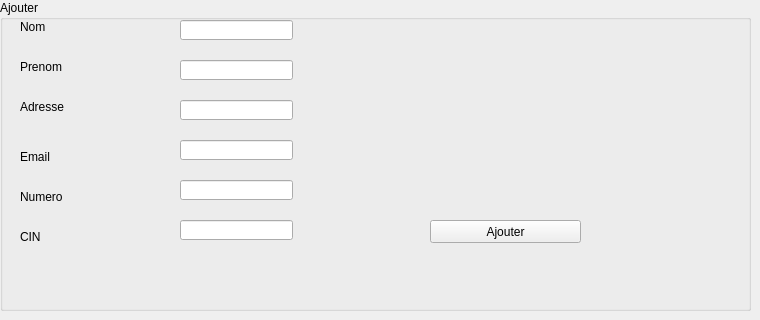
     <widget class="QWidget" name="tab_4">
      <attribute name="title">
       <string>Ajouter</string>
      </attribute>
      <widget class="QGroupBox" name="groupBox">
       <property name="geometry">
        <rect>
         <x>0</x>
         <y>0</y>
         <width>751</width>
         <height>311</height>
        </rect>
       </property>
       <property name="title">
        <string>Ajouter</string>
       </property>
       <widget class="QLineEdit" name="nom">
        <property name="geometry">
         <rect>
          <x>180</x>
          <y>20</y>
          <width>113</width>
          <height>20</height>
         </rect>
        </property>
       </widget>
       <widget class="QLineEdit" name="prenom">
        <property name="geometry">
         <rect>
          <x>180</x>
          <y>60</y>
          <width>113</width>
          <height>20</height>
         </rect>
        </property>
       </widget>
       <widget class="QLineEdit" name="adresse">
        <property name="geometry">
         <rect>
          <x>180</x>
          <y>100</y>
          <width>113</width>
          <height>20</height>
         </rect>
        </property>
       </widget>
       <widget class="QLineEdit" name="email">
        <property name="geometry">
         <rect>
          <x>180</x>
          <y>140</y>
          <width>113</width>
          <height>20</height>
         </rect>
        </property>
       </widget>
       <widget class="QLineEdit" name="CIN">
        <property name="geometry">
         <rect>
          <x>180</x>
          <y>220</y>
          <width>113</width>
          <height>20</height>
         </rect>
        </property>
       </widget>
       <widget class="QLineEdit" name="num">
        <property name="geometry">
         <rect>
          <x>180</x>
          <y>180</y>
          <width>113</width>
          <height>20</height>
         </rect>
        </property>
       </widget>
       <widget class="QLabel" name="label_5">
        <property name="geometry">
         <rect>
          <x>20</x>
          <y>20</y>
          <width>47</width>
          <height>13</height>
         </rect>
        </property>
        <property name="text">
         <string>Nom</string>
        </property>
       </widget>
       <widget class="QLabel" name="label_6">
        <property name="geometry">
         <rect>
          <x>20</x>
          <y>60</y>
          <width>47</width>
          <height>13</height>
         </rect>
        </property>
        <property name="text">
         <string>Prenom</string>
        </property>
       </widget>
       <widget class="QLabel" name="label_7">
        <property name="geometry">
         <rect>
          <x>20</x>
          <y>100</y>
          <width>47</width>
          <height>13</height>
         </rect>
        </property>
        <property name="text">
         <string>Adresse</string>
        </property>
       </widget>
       <widget class="QLabel" name="label_8">
        <property name="geometry">
         <rect>
          <x>20</x>
          <y>150</y>
          <width>47</width>
          <height>13</height>
         </rect>
        </property>
        <property name="text">
         <string>Email</string>
        </property>
       </widget>
       <widget class="QLabel" name="label_9">
        <property name="geometry">
         <rect>
          <x>20</x>
          <y>190</y>
          <width>47</width>
          <height>13</height>
         </rect>
        </property>
        <property name="text">
         <string>Numero</string>
        </property>
       </widget>
       <widget class="QLabel" name="label_10">
        <property name="geometry">
         <rect>
          <x>20</x>
          <y>230</y>
          <width>47</width>
          <height>13</height>
         </rect>
        </property>
        <property name="text">
         <string>CIN</string>
        </property>
       </widget>
       <widget class="QPushButton" name="pushButton_2">
        <property name="geometry">
         <rect>
          <x>430</x>
          <y>220</y>
          <width>151</width>
          <height>23</height>
         </rect>
        </property>
        <property name="text">
         <string>Ajouter</string>
        </property>
       </widget>
      </widget>
     </widget>
